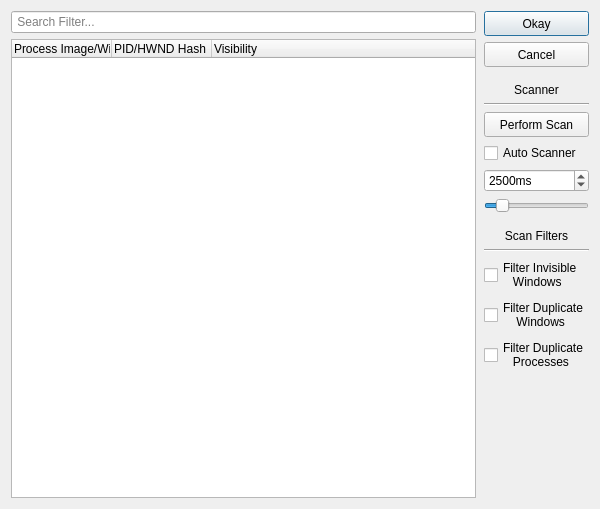
<?xml version="1.0" encoding="UTF-8"?>
<ui version="4.0">
 <class>WindowTreeDialog</class>
 <widget class="QDialog" name="WindowTreeDialog">
  <property name="geometry">
   <rect>
    <x>0</x>
    <y>0</y>
    <width>600</width>
    <height>509</height>
   </rect>
  </property>
  <property name="windowTitle">
   <string>Dialog</string>
  </property>
  <layout class="QHBoxLayout" name="horizontalLayout" stretch="1,0">
   <item>
    <layout class="QVBoxLayout" name="vlTree">
     <item>
      <widget class="QLineEdit" name="linSearchFilter">
       <property name="placeholderText">
        <string> Search Filter...</string>
       </property>
      </widget>
     </item>
     <item>
      <widget class="QTreeWidget" name="trwWindowTree">
       <property name="contextMenuPolicy">
        <enum>Qt::CustomContextMenu</enum>
       </property>
       <property name="alternatingRowColors">
        <bool>true</bool>
       </property>
       <attribute name="headerMinimumSectionSize">
        <number>40</number>
       </attribute>
       <column>
        <property name="text">
         <string>Process Image/Window Title                   </string>
        </property>
       </column>
       <column>
        <property name="text">
         <string>PID/HWND Hash</string>
        </property>
       </column>
       <column>
        <property name="text">
         <string>Visibility</string>
        </property>
       </column>
      </widget>
     </item>
    </layout>
   </item>
   <item>
    <layout class="QVBoxLayout" name="vlOptions" stretch="0,0,0,0,0">
     <property name="leftMargin">
      <number>2</number>
     </property>
     <item>
      <widget class="QPushButton" name="btnOkay">
       <property name="minimumSize">
        <size>
         <width>0</width>
         <height>25</height>
        </size>
       </property>
       <property name="text">
        <string>Okay</string>
       </property>
      </widget>
     </item>
     <item>
      <widget class="QPushButton" name="btnCancel">
       <property name="minimumSize">
        <size>
         <width>0</width>
         <height>25</height>
        </size>
       </property>
       <property name="text">
        <string>Cancel</string>
       </property>
      </widget>
     </item>
     <item>
      <layout class="QVBoxLayout" name="vlScanner">
       <property name="topMargin">
        <number>10</number>
       </property>
       <item>
        <widget class="QLabel" name="label_2">
         <property name="text">
          <string>Scanner</string>
         </property>
         <property name="alignment">
          <set>Qt::AlignCenter</set>
         </property>
        </widget>
       </item>
       <item>
        <widget class="Line" name="line_2">
         <property name="orientation">
          <enum>Qt::Horizontal</enum>
         </property>
        </widget>
       </item>
       <item>
        <widget class="QPushButton" name="btnScan">
         <property name="minimumSize">
          <size>
           <width>0</width>
           <height>25</height>
          </size>
         </property>
         <property name="text">
          <string>Perform Scan</string>
         </property>
        </widget>
       </item>
       <item>
        <widget class="QCheckBox" name="cbAutoScanner">
         <property name="layoutDirection">
          <enum>Qt::LeftToRight</enum>
         </property>
         <property name="text">
          <string>Auto Scanner</string>
         </property>
         <property name="tristate">
          <bool>false</bool>
         </property>
        </widget>
       </item>
       <item>
        <widget class="QSpinBox" name="sbAutoScannerInterval">
         <property name="suffix">
          <string>ms</string>
         </property>
         <property name="prefix">
          <string/>
         </property>
         <property name="minimum">
          <number>1500</number>
         </property>
         <property name="maximum">
          <number>10000</number>
         </property>
         <property name="stepType">
          <enum>QAbstractSpinBox::DefaultStepType</enum>
         </property>
         <property name="value">
          <number>2500</number>
         </property>
         <property name="displayIntegerBase">
          <number>10</number>
         </property>
        </widget>
       </item>
       <item>
        <widget class="QSlider" name="hsAutoScannerInterval">
         <property name="minimum">
          <number>1500</number>
         </property>
         <property name="maximum">
          <number>10000</number>
         </property>
         <property name="singleStep">
          <number>100</number>
         </property>
         <property name="value">
          <number>2500</number>
         </property>
         <property name="orientation">
          <enum>Qt::Horizontal</enum>
         </property>
         <property name="tickPosition">
          <enum>QSlider::NoTicks</enum>
         </property>
        </widget>
       </item>
      </layout>
     </item>
     <item>
      <layout class="QVBoxLayout" name="vlFilters">
       <property name="topMargin">
        <number>10</number>
       </property>
       <item>
        <widget class="QLabel" name="label">
         <property name="text">
          <string>Scan Filters</string>
         </property>
         <property name="alignment">
          <set>Qt::AlignCenter</set>
         </property>
        </widget>
       </item>
       <item>
        <widget class="Line" name="line">
         <property name="orientation">
          <enum>Qt::Horizontal</enum>
         </property>
        </widget>
       </item>
       <item>
        <widget class="QCheckBox" name="cbFilterInvisibleWindows">
         <property name="text">
          <string>Filter Invisible
   Windows   </string>
         </property>
        </widget>
       </item>
       <item>
        <widget class="QCheckBox" name="cbFilterDuplicateWindows">
         <property name="inputMethodHints">
          <set>Qt::ImhNone</set>
         </property>
         <property name="text">
          <string>Filter Duplicate
    Windows    </string>
         </property>
         <property name="checked">
          <bool>false</bool>
         </property>
        </widget>
       </item>
       <item>
        <widget class="QCheckBox" name="cbFilterDuplicateProcesses">
         <property name="text">
          <string>Filter Duplicate
   Processes   </string>
         </property>
        </widget>
       </item>
      </layout>
     </item>
     <item>
      <spacer name="verticalSpacer">
       <property name="orientation">
        <enum>Qt::Vertical</enum>
       </property>
       <property name="sizeHint" stdset="0">
        <size>
         <width>20</width>
         <height>40</height>
        </size>
       </property>
      </spacer>
     </item>
    </layout>
   </item>
  </layout>
 </widget>
 <resources/>
 <connections/>
</ui>
